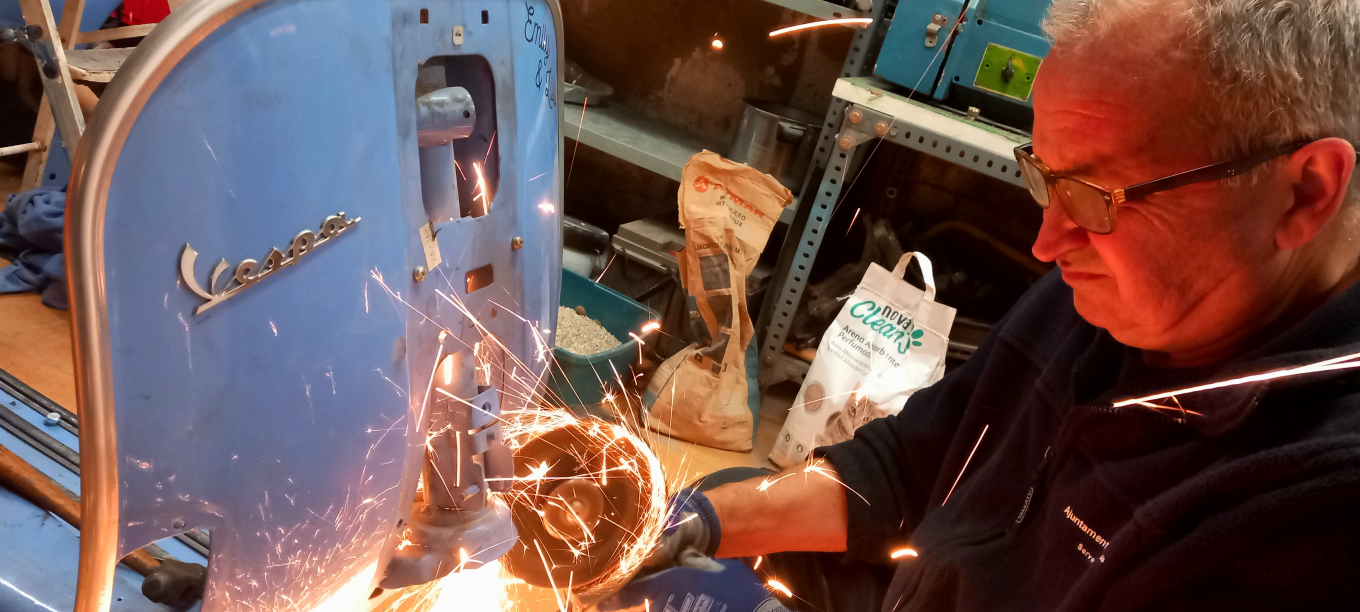
#> input picture source-images/20260324_192711.jpg, 4080 x 1836 px (shown at 1/3 size); its folder holds only this picture in this run
$ python -i og.py   (imports and definitions only)
#> lines starting #> are read from the running program, lines starting #| are printed output that depends on the picture
"""Icons (favicon, app icons) from the logo and 1200x630 link-preview images (WhatsApp, Telegram…).
Photo pages: the whole photo on a blurred copy of itself (never cropped). Pages without a photo: a screenshot.
Run by build.py; `python3 build.py --og` remakes every preview."""
import json, pathlib, re, threading, functools, http.server, io
from PIL import Image, ImageFilter, ImageEnhance, ImageDraw

ROOT = pathlib.Path(__file__).resolve().parent.parent
LOGO = ROOT/'source-images'/'logo_VENDAVAL_2025-04_sin_fondo.png'
W, H = 1200, 630

# [21 lines left out: functions icon, make_icons, not called in this run]

def photo_card(src, dst):
#> called with src = '../source-images/20260324_192711.jpg', dst = 'out.png'
    ph = Image.open(src).convert('RGB')
#> ph is the input picture: PIL image 4080x1836 RGB; mean R, G, B 110, 82.7, 78.7
    bg = ph.copy(); s = max(W / bg.width, H / bg.height)
    bg = bg.resize((int(bg.width * s) + 1, int(bg.height * s) + 1))
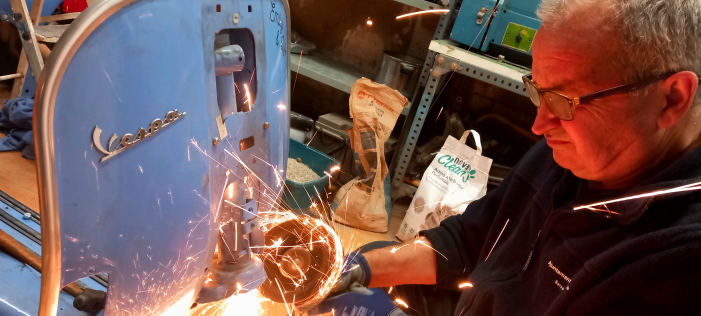
#> bg: PIL image 1401x631 RGB (shown at 1/2 size); mean R, G, B 110, 82.7, 78.7
    bg = bg.crop(((bg.width - W) // 2, (bg.height - H) // 2, (bg.width - W) // 2 + W, (bg.height - H) // 2 + H))
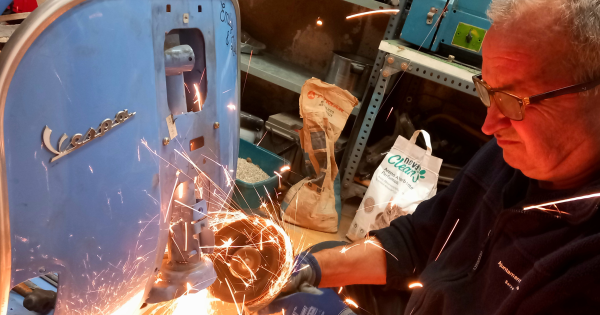
#> bg: PIL image 1200x630 RGB (shown at 1/2 size); mean R, G, B 112.6, 85.7, 82.4
    bg = ImageEnhance.Brightness(bg.filter(ImageFilter.GaussianBlur(28))).enhance(0.8)
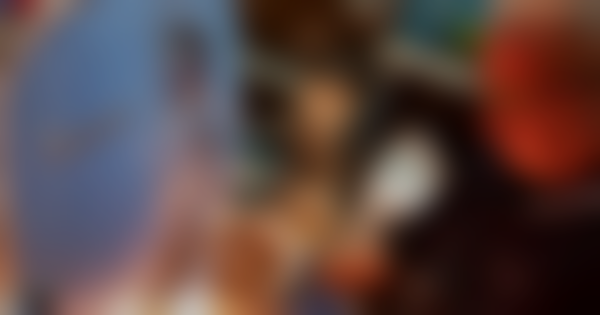
#> bg: PIL image 1200x630 RGB (shown at 1/2 size); mean R, G, B 89.9, 68.4, 65.6
    fg = ph.copy(); fg.thumbnail((W, H), Image.LANCZOS)
    bg.paste(fg, ((W - fg.width) // 2, (H - fg.height) // 2))
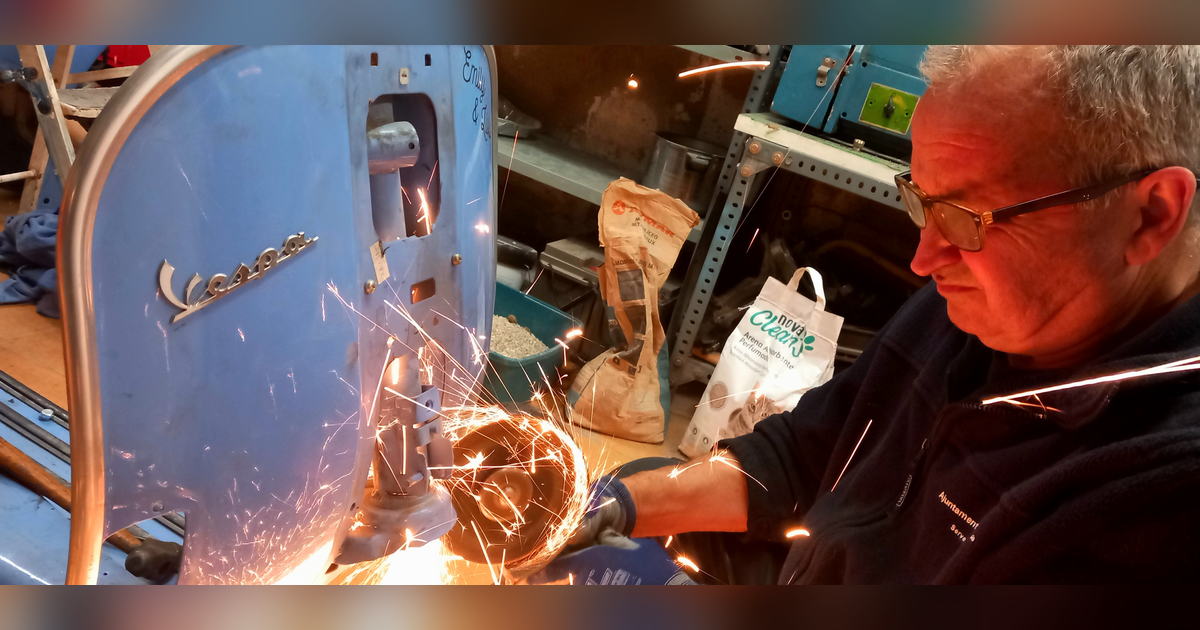
#> bg: PIL image 1200x630 RGB; mean R, G, B 107.3, 81.2, 77
    for q in (85, 78, 70, 62):
        b = io.BytesIO(); bg.save(b, 'JPEG', quality=q, optimize=True, progressive=True)
        if b.tell() < 290_000: break
#> (the run stopped early here; a loop or call above may not have finished)

$ run again, on source-images/20260330_182445.jpg
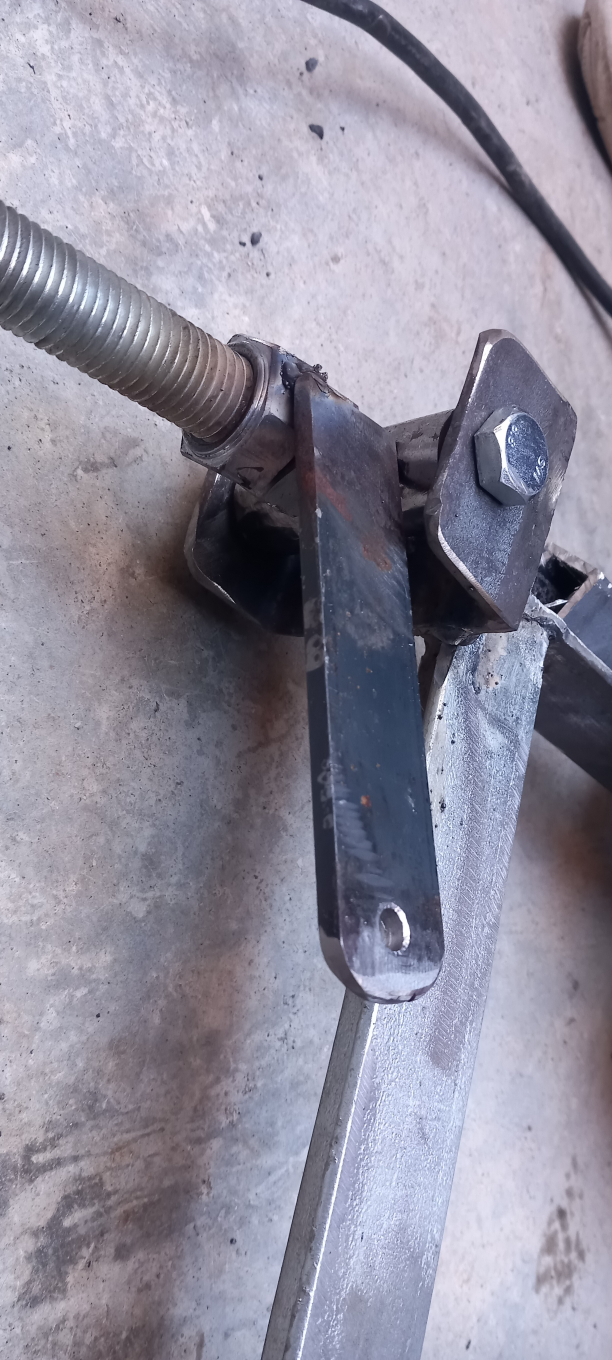
#> input picture source-images/20260330_182445.jpg, 1836 x 4080 px (shown at 1/3 size)
#> in photo_card, ph is the input picture: PIL image 1836x4080 RGB; mean R, G, B 144.2, 141.3, 156.8
#> in photo_card, `bg = bg.crop(((bg.width - W) // 2, (bg.height - H) // 2, (bg.width - W..`:
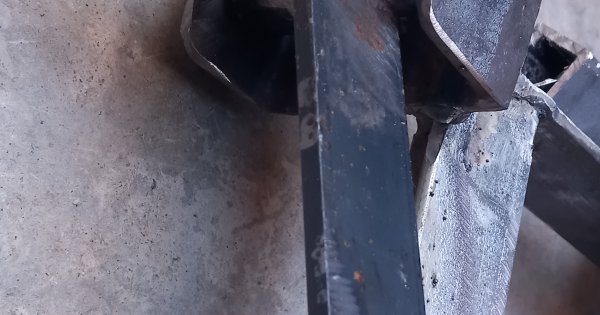
#> bg: PIL image 1200x630 RGB (shown at 1/2 size); mean R, G, B 100.7, 100.3, 115
#> in photo_card, `bg.paste(fg, ((W - fg.width) // 2, (H - fg.height) // 2))`:
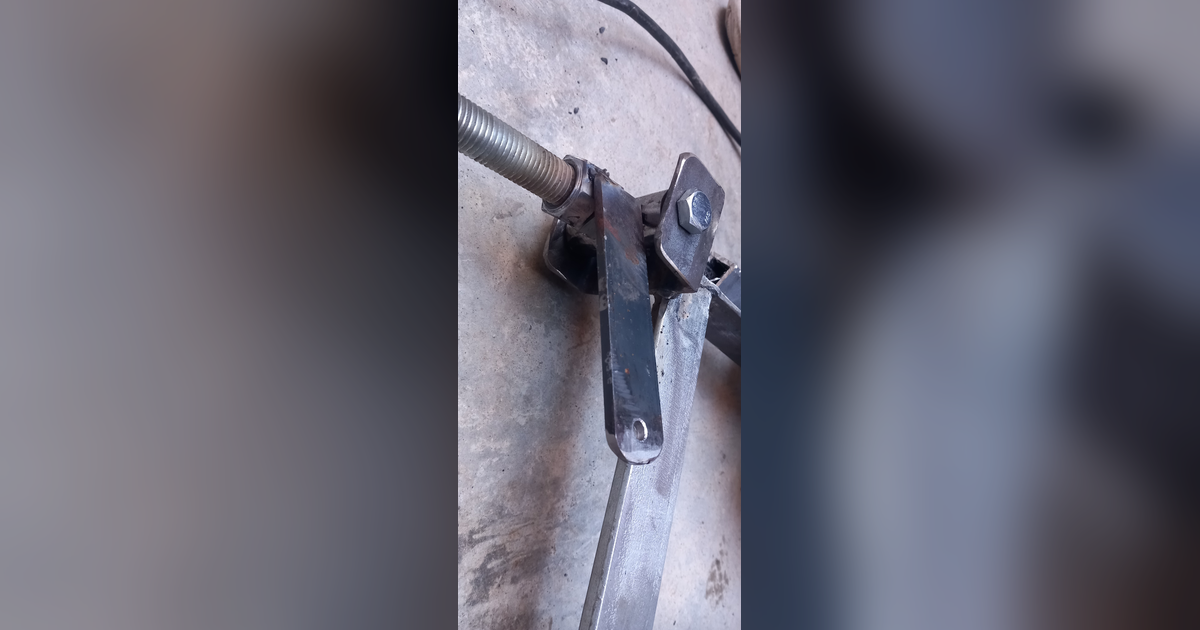
#> bg: PIL image 1200x630 RGB; mean R, G, B 102.4, 101.3, 114.1
